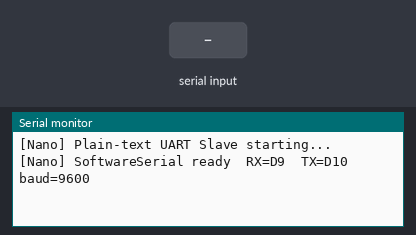
This sketch was run on a simulated Arduino Nano, built with avr-gcc and run on an emulated ATmega328P. On the bench: the last lines printed to the serial monitor. Inputs (shaded band) come from the test bench.

Above: at 1.2 s.
1.3 s: "SETPOINT:65.00\n" received over the second serial link
At 1.7 s:
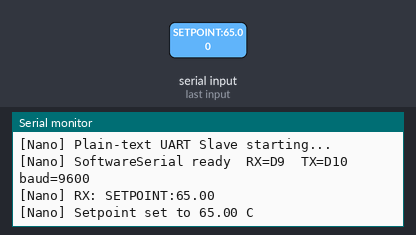
2.8 s: "STATE:1\n" received over the second serial link
At 4.0 s:
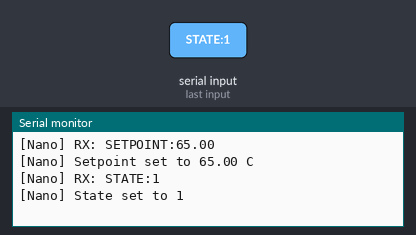
4.3 s: "STATUS?\n" received over the second serial link
At 5.5 s:
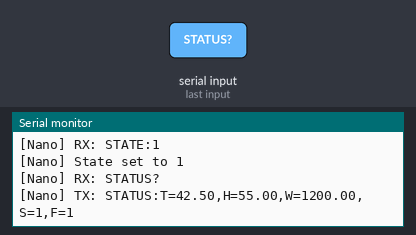
5.8 s: "90,45\n" received over the second serial link
At 6.2 s:
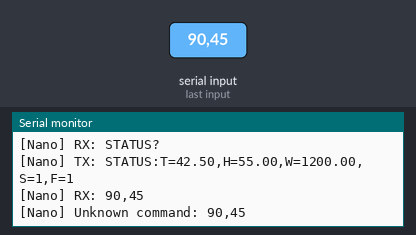
7.3 s: "0\n" received over the second serial link
At 8.5 s:
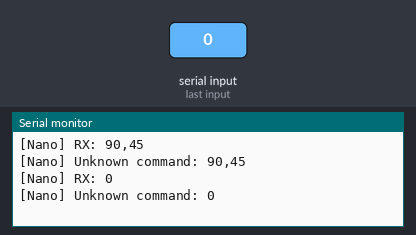
8.8 s: "1,90,45\n" received over the second serial link
At 9.7 s:
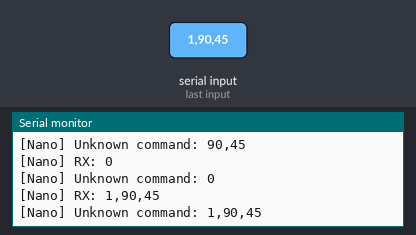

The sketch:

NanoUartSample.ino
```cpp
/**
 * NanoUartSample.ino - Arduino Nano as UART Slave  [plain-text / test]
 *
 * Plain-text protocol (newline-terminated) for easy testing with a serial
 * monitor.  All messages are human-readable strings.
 *
 * NodeMCU -> Nano commands:
 *   "SETPOINT:65.00"  - set temperature setpoint
 *   "STATE:1"         - set dryer state (0=idle, 1=drying, 2=done)
 *   "STATUS?"         - request status
 *
 * Nano -> NodeMCU reply:
 *   "STATUS:T=42.50,H=55.00,W=1200.00,S=0,F=1"
 *
 * -- Hardware ------------------------------------------------------------------
 *   Board          : Arduino Nano (ATmega328P, 16 MHz, 5 V logic)
 *   SoftwareSerial : RX = D9, TX = D10
 *   Baud           : 115200
 *
 * -- Wiring --------------------------------------------------------------------
 *   Nano D9  (SoftwareSerial RX) --wire--> NodeMCU D6 (GPIO12, TX)
 *   Nano D10 (SoftwareSerial TX) --wire--> NodeMCU D5 (GPIO14, RX)
 *   Nano GND                     --wire--> NodeMCU GND
 *
 * -- WARNING: NO LEVEL SHIFTER -------------------------------------------------
 *   Nano D10 TX outputs 5 V logic.  NodeMCU D5 (GPIO14) is 3.3 V max.
 *   Use a voltage divider on that line only:
 *
 *     Nano D10 (5 V) --[10 kOhm]--+---> NodeMCU D5 (GPIO14)
 *                                  |
 *                               [20 kOhm]      ~3.33 V OK
 *                                  |
 *                                 GND
 *
 * -- BAUD RATE NOTE ------------------------------------------------------------
 *   115200 baud on SoftwareSerial at 16 MHz is at the upper limit of
 *   reliability.  Keep lines short; if corruption occurs, drop to 57600.
 */

#include <SoftwareSerial.h>

// -- SoftwareSerial pin assignments --------------------------------------------
#define SS_RX_PIN   9       // Nano D9  <- NodeMCU D6 (TX)
#define SS_TX_PIN   10      // Nano D10 -> NodeMCU D5 (RX)
#define UART_BAUD   9600

// -- Runtime state -------------------------------------------------------------
SoftwareSerial ss(SS_RX_PIN, SS_TX_PIN);

static float   currentSetpoint = 60.0f;
static uint8_t currentState    = 0;     // 0 = idle

// -- Send status reply: "STATUS:T=xx.xx,H=xx.xx,W=xxxx.xx,S=x,F=x" -----------
static void sendStatus()
{
    // TODO: replace stub values with real SHT31 / HX711 readings.
    char buf[64];
    snprintf(buf, sizeof(buf),
             "STATUS:T=42.50,H=55.00,W=1200.00,S=%d,F=1",
             currentState);
    ss.println(buf);
    Serial.print(F("[Nano] TX: "));
    Serial.println(buf);
}

// -- Handle one received text line ---------------------------------------------
static void handleLine(String line)
{
    line.trim();    // remove \r or leading/trailing spaces

    if (line.length() == 0) return;

    Serial.print(F("[Nano] RX: "));
    Serial.println(line);

    if (line == "STATUS?") {
        sendStatus();

    } else if (line.startsWith("SETPOINT:")) {
        currentSetpoint = line.substring(9).toFloat();
        Serial.print(F("[Nano] Setpoint set to "));
        Serial.print(currentSetpoint);
        Serial.println(F(" C"));

    } else if (line.startsWith("STATE:")) {
        currentState = (uint8_t)line.substring(6).toInt();
        Serial.print(F("[Nano] State set to "));
        Serial.println(currentState);

    } else {
        Serial.print(F("[Nano] Unknown command: "));
        Serial.println(line);
    }
}

// -----------------------------------------------------------------------------
void setup()
{
    Serial.begin(115200);
    Serial.println(F("[Nano] Plain-text UART Slave starting..."));

    ss.begin(UART_BAUD);
    Serial.print(F("[Nano] SoftwareSerial ready  RX=D"));
    Serial.print(SS_RX_PIN);
    Serial.print(F("  TX=D"));
    Serial.print(SS_TX_PIN);
    Serial.print(F("  baud="));
    Serial.println(UART_BAUD);
}

void loop()
{
    if (ss.available()) {
        String line = ss.readStringUntil('\n');
        handleLine(line);
    }
}
```

Measured:
- after the input at 1.3 s, the serial monitor: prints a new line at once (image 1)
- after the input at 2.8 s, the serial monitor: prints a new line at once (image 2)
- after the input at 4.3 s, the serial monitor: prints a new line at once (image 3)
- after the input at 5.8 s, the serial monitor: prints a new line at once (image 4)
- after the input at 7.3 s, the serial monitor: prints a new line at once (image 5)
- after the input at 8.8 s, the serial monitor: prints a new line at once (image 6)
